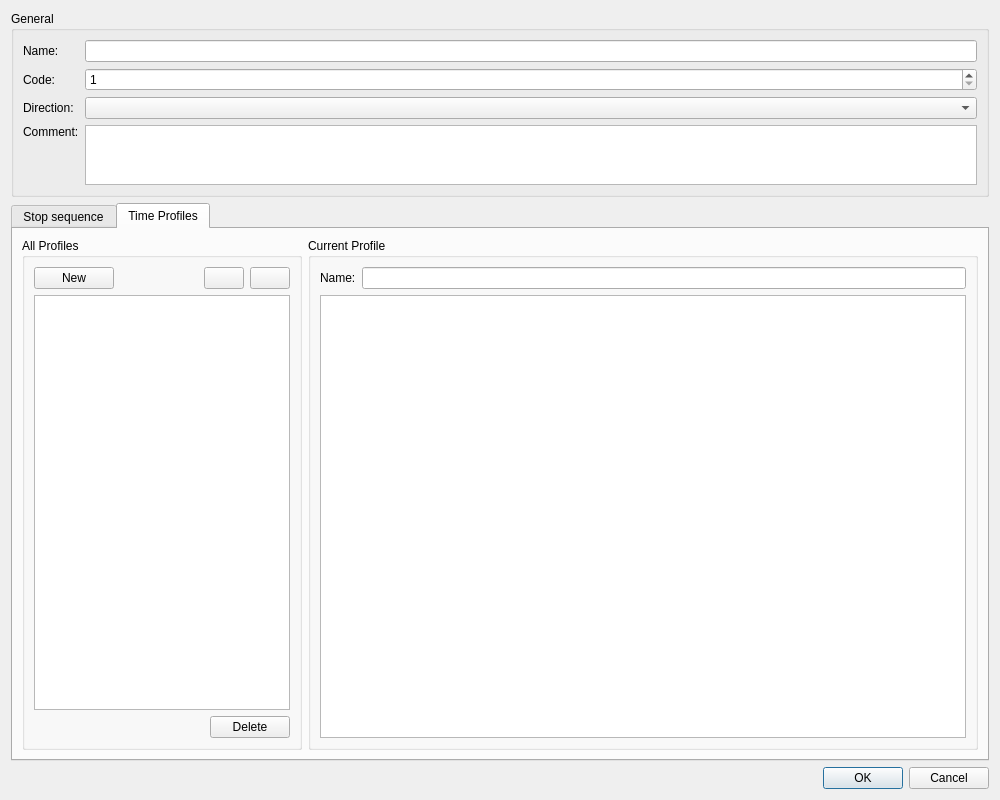
<?xml version="1.0" encoding="UTF-8"?>
<ui version="4.0">
 <class>DlgRouteEditor</class>
 <widget class="QDialog" name="DlgRouteEditor">
  <property name="geometry">
   <rect>
    <x>0</x>
    <y>0</y>
    <width>1000</width>
    <height>800</height>
   </rect>
  </property>
  <property name="windowTitle">
   <string notr="true"/>
  </property>
  <layout class="QVBoxLayout" name="verticalLayout_4">
   <item>
    <widget class="QGroupBox" name="groupBox">
     <property name="title">
      <string>General</string>
     </property>
     <layout class="QFormLayout" name="formLayout">
      <item row="0" column="0">
       <widget class="QLabel" name="lName">
        <property name="text">
         <string>Name:</string>
        </property>
       </widget>
      </item>
      <item row="0" column="1">
       <widget class="QLineEdit" name="leName"/>
      </item>
      <item row="1" column="0">
       <widget class="QLabel" name="lCode">
        <property name="text">
         <string>Code:</string>
        </property>
       </widget>
      </item>
      <item row="1" column="1">
       <widget class="QSpinBox" name="sbCode">
        <property name="minimum">
         <number>1</number>
        </property>
        <property name="maximum">
         <number>999</number>
        </property>
       </widget>
      </item>
      <item row="2" column="0">
       <widget class="QLabel" name="lDirection">
        <property name="text">
         <string>Direction:</string>
        </property>
       </widget>
      </item>
      <item row="2" column="1">
       <widget class="QComboBox" name="cbDirection"/>
      </item>
      <item row="3" column="0">
       <widget class="QLabel" name="lComment">
        <property name="text">
         <string>Comment:</string>
        </property>
       </widget>
      </item>
      <item row="3" column="1">
       <widget class="QPlainTextEdit" name="pteComment">
        <property name="sizePolicy">
         <sizepolicy hsizetype="Expanding" vsizetype="Ignored">
          <horstretch>0</horstretch>
          <verstretch>0</verstretch>
         </sizepolicy>
        </property>
        <property name="minimumSize">
         <size>
          <width>0</width>
          <height>60</height>
         </size>
        </property>
       </widget>
      </item>
     </layout>
    </widget>
   </item>
   <item>
    <layout class="QHBoxLayout" name="horizontalLayout_2">
     <item>
      <widget class="QTabWidget" name="tabWidget">
       <property name="currentIndex">
        <number>1</number>
       </property>
       <widget class="QWidget" name="stopSequencePage">
        <attribute name="title">
         <string>Stop sequence</string>
        </attribute>
        <layout class="QHBoxLayout" name="horizontalLayout">
         <item>
          <layout class="QVBoxLayout" name="verticalLayout_3">
           <item>
            <widget class="QLabel" name="label">
             <property name="text">
              <string>All Busstops:</string>
             </property>
            </widget>
           </item>
           <item>
            <widget class="QLineEdit" name="leBusstopsSearch">
             <property name="placeholderText">
              <string>Search Busstops...</string>
             </property>
             <property name="clearButtonEnabled">
              <bool>true</bool>
             </property>
            </widget>
           </item>
           <item>
            <widget class="QListView" name="lwAllBusstops"/>
           </item>
          </layout>
         </item>
         <item>
          <layout class="QVBoxLayout" name="verticalLayout">
           <item>
            <spacer name="verticalSpacer">
             <property name="orientation">
              <enum>Qt::Orientation::Vertical</enum>
             </property>
             <property name="sizeHint" stdset="0">
              <size>
               <width>20</width>
               <height>40</height>
              </size>
             </property>
            </spacer>
           </item>
           <item>
            <widget class="QPushButton" name="pbBusstopAdd">
             <property name="text">
              <string/>
             </property>
            </widget>
           </item>
           <item>
            <widget class="QPushButton" name="pbBusstopRemove">
             <property name="text">
              <string/>
             </property>
            </widget>
           </item>
           <item>
            <widget class="QPushButton" name="pbBusstopUp">
             <property name="text">
              <string/>
             </property>
            </widget>
           </item>
           <item>
            <widget class="QPushButton" name="pbBusstopDown">
             <property name="text">
              <string/>
             </property>
            </widget>
           </item>
           <item>
            <widget class="QPushButton" name="pbBusstopsReverse">
             <property name="text">
              <string/>
             </property>
            </widget>
           </item>
           <item>
            <spacer name="verticalSpacer_2">
             <property name="orientation">
              <enum>Qt::Orientation::Vertical</enum>
             </property>
             <property name="sizeHint" stdset="0">
              <size>
               <width>20</width>
               <height>40</height>
              </size>
             </property>
            </spacer>
           </item>
          </layout>
         </item>
         <item>
          <layout class="QVBoxLayout" name="verticalLayout_2">
           <item>
            <widget class="QLabel" name="label_2">
             <property name="text">
              <string>Busstops of the route:</string>
             </property>
            </widget>
           </item>
           <item>
            <widget class="QTreeView" name="twRouteBusstops">
             <property name="editTriggers">
              <set>QAbstractItemView::EditTrigger::AllEditTriggers</set>
             </property>
            </widget>
           </item>
          </layout>
         </item>
        </layout>
       </widget>
       <widget class="QWidget" name="timeProfilesPage">
        <attribute name="title">
         <string>Time Profiles</string>
        </attribute>
        <layout class="QHBoxLayout" name="horizontalLayout_6" stretch="0,1">
         <item>
          <widget class="QGroupBox" name="gbAllProfiles">
           <property name="title">
            <string>All Profiles</string>
           </property>
           <layout class="QVBoxLayout" name="verticalLayout_5">
            <item>
             <layout class="QHBoxLayout" name="horizontalLayout_3">
              <item>
               <widget class="QPushButton" name="pbProfileNew">
                <property name="text">
                 <string>New</string>
                </property>
               </widget>
              </item>
              <item>
               <spacer name="horizontalSpacer">
                <property name="orientation">
                 <enum>Qt::Orientation::Horizontal</enum>
                </property>
                <property name="sizeHint" stdset="0">
                 <size>
                  <width>40</width>
                  <height>20</height>
                 </size>
                </property>
               </spacer>
              </item>
              <item>
               <widget class="QPushButton" name="pbProfileUp">
                <property name="text">
                 <string/>
                </property>
               </widget>
              </item>
              <item>
               <widget class="QPushButton" name="pbProfileDown">
                <property name="text">
                 <string/>
                </property>
               </widget>
              </item>
             </layout>
            </item>
            <item>
             <widget class="QTreeView" name="twProfiles"/>
            </item>
            <item>
             <layout class="QHBoxLayout" name="horizontalLayout_4">
              <item>
               <spacer name="horizontalSpacer_2">
                <property name="orientation">
                 <enum>Qt::Orientation::Horizontal</enum>
                </property>
                <property name="sizeHint" stdset="0">
                 <size>
                  <width>40</width>
                  <height>20</height>
                 </size>
                </property>
               </spacer>
              </item>
              <item>
               <widget class="QPushButton" name="pbProfileDelete">
                <property name="text">
                 <string>Delete</string>
                </property>
               </widget>
              </item>
             </layout>
            </item>
           </layout>
          </widget>
         </item>
         <item>
          <widget class="QGroupBox" name="gbCurrentProfile">
           <property name="title">
            <string>Current Profile</string>
           </property>
           <layout class="QVBoxLayout" name="verticalLayout_6">
            <item>
             <layout class="QHBoxLayout" name="horizontalLayout_5">
              <item>
               <widget class="QLabel" name="lProfileName">
                <property name="text">
                 <string>Name:</string>
                </property>
               </widget>
              </item>
              <item>
               <widget class="QLineEdit" name="leProfileName"/>
              </item>
             </layout>
            </item>
            <item>
             <widget class="QTableWidget" name="timeProfileEditor"/>
            </item>
           </layout>
          </widget>
         </item>
        </layout>
       </widget>
      </widget>
     </item>
    </layout>
   </item>
   <item>
    <widget class="QDialogButtonBox" name="buttonBox">
     <property name="orientation">
      <enum>Qt::Orientation::Horizontal</enum>
     </property>
     <property name="standardButtons">
      <set>QDialogButtonBox::StandardButton::Cancel|QDialogButtonBox::StandardButton::Ok</set>
     </property>
    </widget>
   </item>
  </layout>
 </widget>
 <resources/>
 <connections>
  <connection>
   <sender>buttonBox</sender>
   <signal>accepted()</signal>
   <receiver>DlgRouteEditor</receiver>
   <slot>accept()</slot>
   <hints>
    <hint type="sourcelabel">
     <x>248</x>
     <y>254</y>
    </hint>
    <hint type="destinationlabel">
     <x>157</x>
     <y>274</y>
    </hint>
   </hints>
  </connection>
  <connection>
   <sender>buttonBox</sender>
   <signal>rejected()</signal>
   <receiver>DlgRouteEditor</receiver>
   <slot>reject()</slot>
   <hints>
    <hint type="sourcelabel">
     <x>316</x>
     <y>260</y>
    </hint>
    <hint type="destinationlabel">
     <x>286</x>
     <y>274</y>
    </hint>
   </hints>
  </connection>
 </connections>
</ui>
